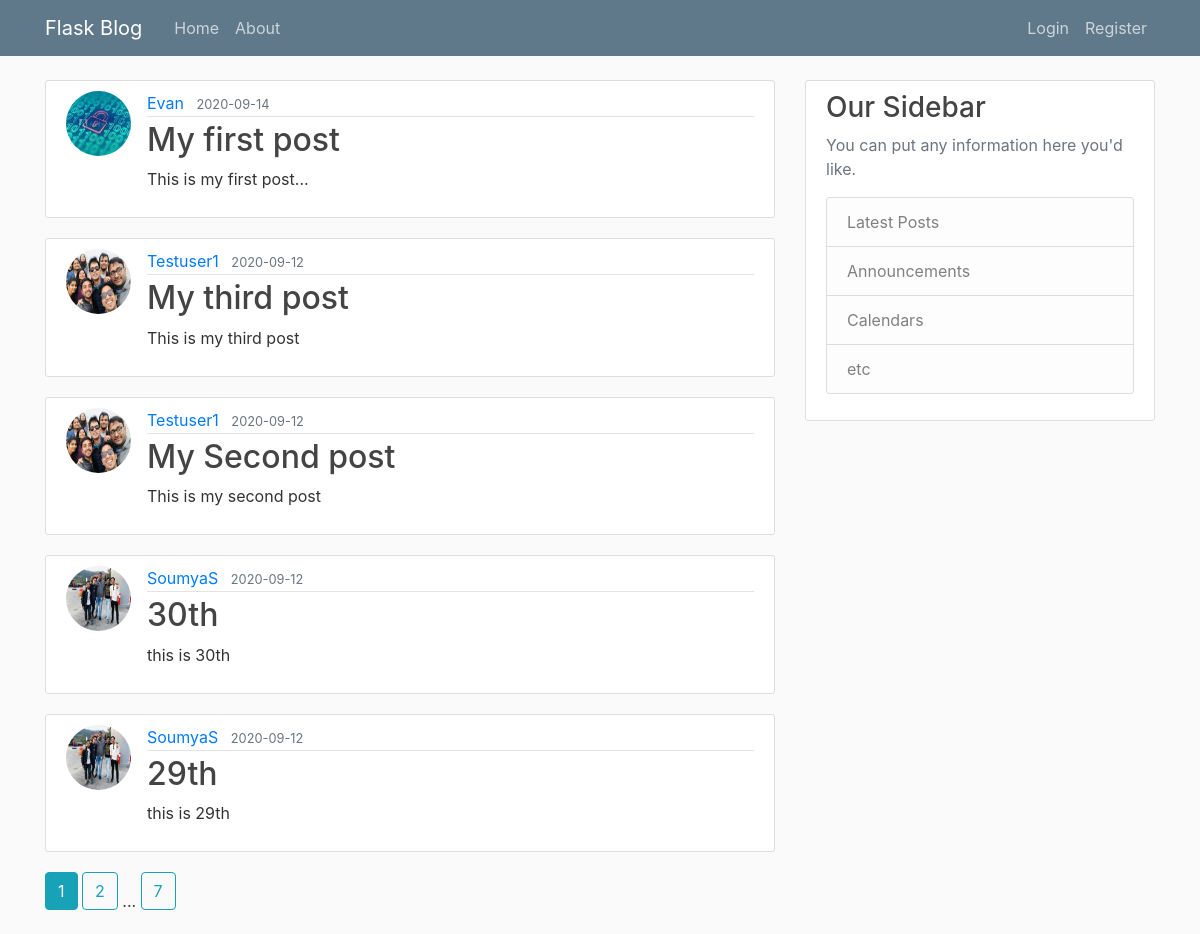
Page /home on the earlier database version.
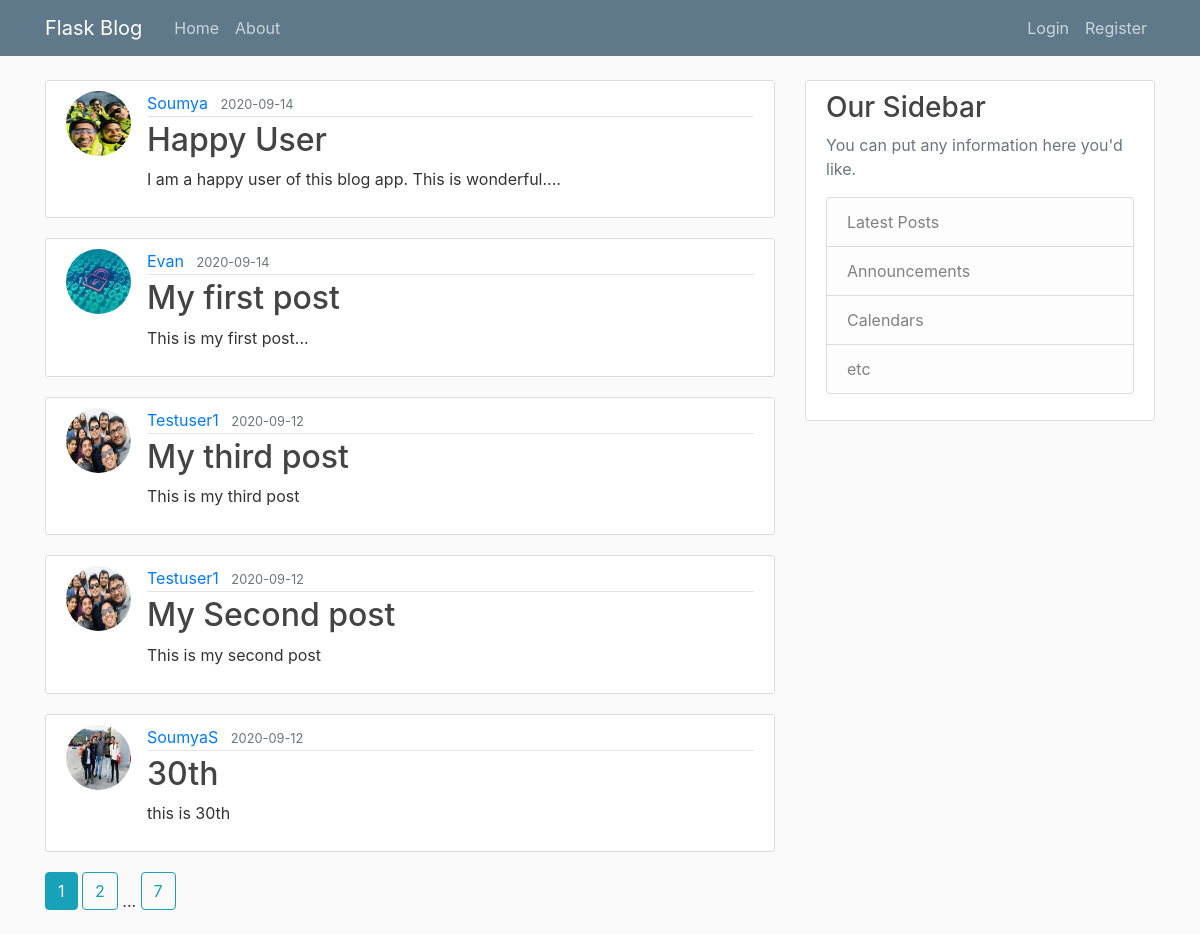
Same page on the later database version.
### flaskblog/models.py (models this page shows, shortened)
class Post(db.Model):
    id = db.Column(db.Integer, primary_key=True)
    title = db.Column(db.String(100), nullable=False)
    date_posted = db.Column(db.DateTime, nullable=False, default=datetime.utcnow)
    content = db.Column(db.Text, nullable=False)
    user_id = db.Column(db.Integer, db.ForeignKey('user.id'), nullable=False)

class User(db.Model, UserMixin):
    id = db.Column(db.Integer, primary_key=True)
    username = db.Column(db.String(20), unique=True, nullable=False)
    email = db.Column(db.String(120), unique=True, nullable=False)
    password = db.Column(db.String(60), nullable=False)
    image_file = db.Column(db.String(20), nullable=False, default='default.jpg')
    posts = db.relationship('Post', backref='author', lazy=True)

### flaskblog/main/routes.py (the view)
@main.route('/')
@main.route('/home')
def home():
    page = request.args.get('page', 1, type=int)
    posts = Post.query.order_by(Post.date_posted.desc()).paginate(page=page,per_page=5)
    return render_template('home.html', posts=posts)

### flaskblog/templates/home.html
{% extends "layout.html" %}
{%  block content %}
    {% for post in posts.items %}
      <article class="media content-section">
        <img class="rounded-circle article-img" src="{{ url_for('static', filename='profile_pics/' + post.author.image_file) }}" alt="">
        <div class="media-body">
          <div class="article-metadata">
            <a class="mr-2" href="{{ url_for('users.user_posts', username=post.author.username) }}">{{ post.author.username }}</a>
            <small class="text-muted">{{ post.date_posted.strftime('%Y-%m-%d') }}</small>
          </div>
          <h2><a class="article-title" href="{{ url_for('posts.post', post_id=post.id) }}">{{ post.title }}</a></h2>
          <p class="article-content">{{ post.content }}</p>
        </div>
      </article>
    {% endfor %}
    {% for page_num in posts.iter_pages(left_edge=1, right_edge=1, left_current=1, right_current=2) %}
      {% if page_num %}
        {% if posts.page == page_num %}
        <a class="btn btn-info mb-4" href="{{ url_for('main.home', page=page_num) }}">{{ page_num }}</a>
        {% else %}
          <a class="btn btn-outline-info mb-4" href="{{ url_for('main.home', page=page_num) }}">{{ page_num }}</a>
        {% endif %}
      {% else %}
        ...
      {% endif %}
    {% endfor %}
{% endblock content %}

### flaskblog/templates/layout.html (shortened to what this page needs)
<!DOCTYPE html>
<html lang="en">
<head>
    <link rel="stylesheet" href="https://maxcdn.bootstrapcdn.com/bootstrap/4.0.0/css/bootstrap.min.css"
 />
    <link rel="stylesheet" type="text/css" href="{{ url_for('static', filename='main.css') }}">
</head>
<body>
    <header class="site-header">
        <nav class="navbar navbar-expand-md navbar-dark bg-steel fixed-top">
            <div class="container">
                <a class="navbar-brand mr-4" href="/">Flask Blog</a>
                <div class="collapse navbar-collapse" id="navbarToggle">
                    <div class="navbar-nav mr-auto">
                        <a class="nav-item nav-link" href="{{ url_for('main.home') }}">Home</a>
                        <a class="nav-item nav-link" href="{{ url_for('main.about') }}">About</a>
                    </div>
                    <div class="navbar-nav">
                      {% if current_user.is_authenticated %}
                      <a class="nav-item nav-link" href="{{ url_for('posts.new_post') }}">New Post</a>
                      <a class="nav-item nav-link" href="{{ url_for('users.account') }}">Account</a>
                      <a class="nav-item nav-link" href="{{ url_for('users.logout') }}">Logout</a>
                      {% else %}
                        <a class="nav-item nav-link" href="{{ url_for('users.login') }}">Login</a>
                        <a class="nav-item nav-link" href="{{ url_for('users.register') }}">Register</a>
                      {% endif %}
                    </div>
                </div>
            </div>
        </nav>
    </header>
    <main role="main" class="container">
        <div class="row">
          <div class="col-md-8">
            {% block content %}{% endblock %}
          </div>
          <div class="col-md-4">
            <div class="content-section">
              <h3>Our Sidebar</h3>
              <p class='text-muted'>You can put any information here you'd like.
                <ul class="list-group">
                  <li class="list-group-item list-group-item-light">Latest Posts</li>
                  <li class="list-group-item list-group-item-light">Announcements</li>
                  <li class="list-group-item list-group-item-light">Calendars</li>
                  <li class="list-group-item list-group-item-light">etc</li>
                </ul>
              </p>
            </div>
          </div>
        </div>
      </main>
</body>
</html>

### flaskblog/static/main.css (style rules this page uses)
body { background: #fafafa; color: #333333; margin-top: 5rem; }
h1, h2, h3, h4, h5, h6 { color: #444444; }
.bg-steel { background-color: #5f788a; }
.site-header .navbar-nav .nav-link { color: #cbd5db; }
.content-section { background: #ffffff; padding: 10px 20px; border: 1px solid #dddddd; border-radius: 3px; margin-bottom: 20px; }
.article-title { color: #444444; }
.article-content { white-space: pre-line; }
.article-img { height: 65px; width: 65px; margin-right: 16px; }
.article-metadata { padding-bottom: 1px; margin-bottom: 4px; border-bottom: 1px solid #e3e3e3; }

Differences in the rows shown:
no longer on this page (row unchanged): Post: image_file (picture), author.username "SoumyaS", date_posted "2020-09-12", title "29th", content "this is 29th"
added Post: image_file (picture), author.username "Soumya", date_posted "2020-09-14", title "Happy User", content "I am a happy user of this blog app. This is wonderful...."
